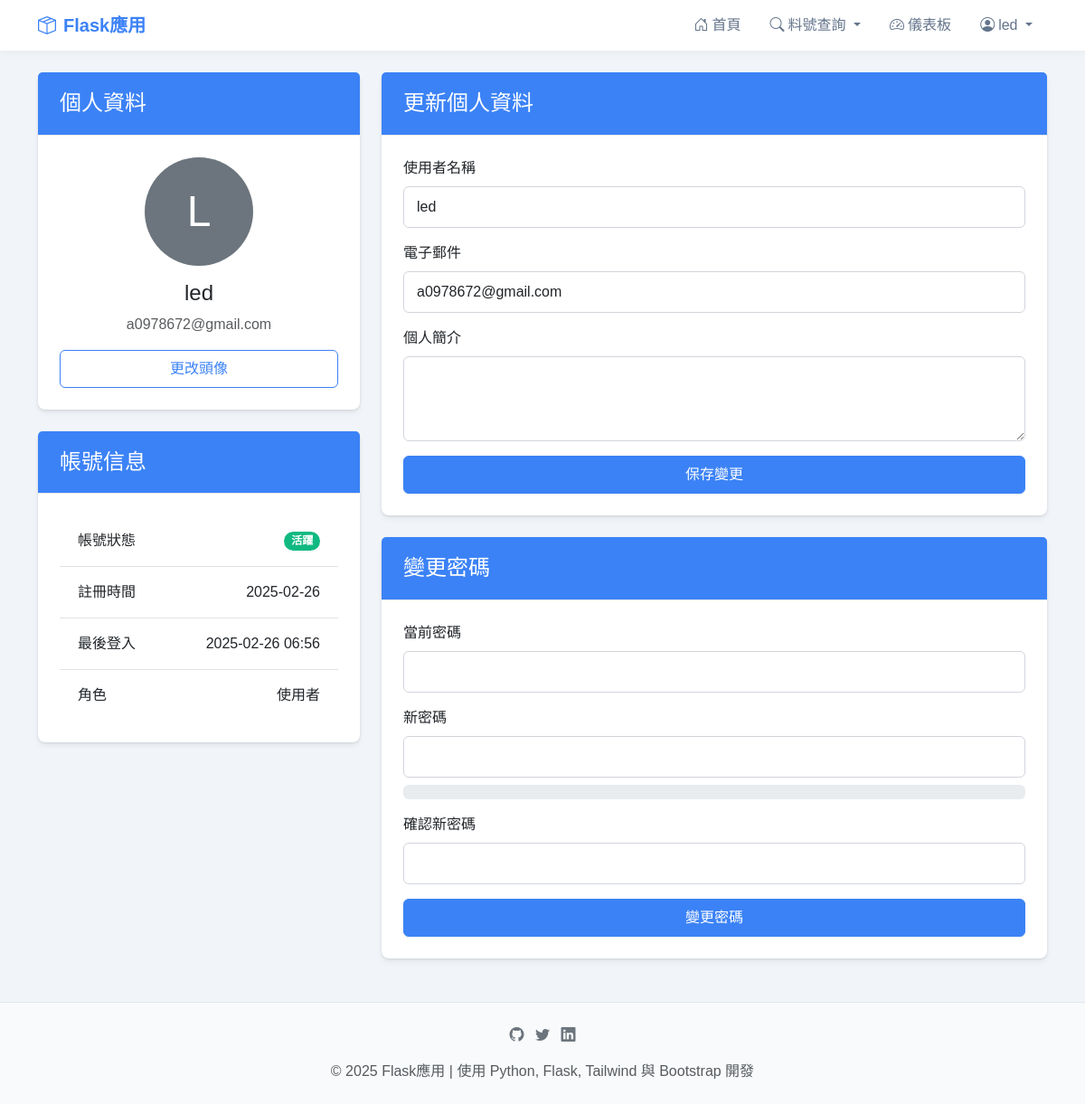
The page /profile (signed in) on the database as committed earlier.
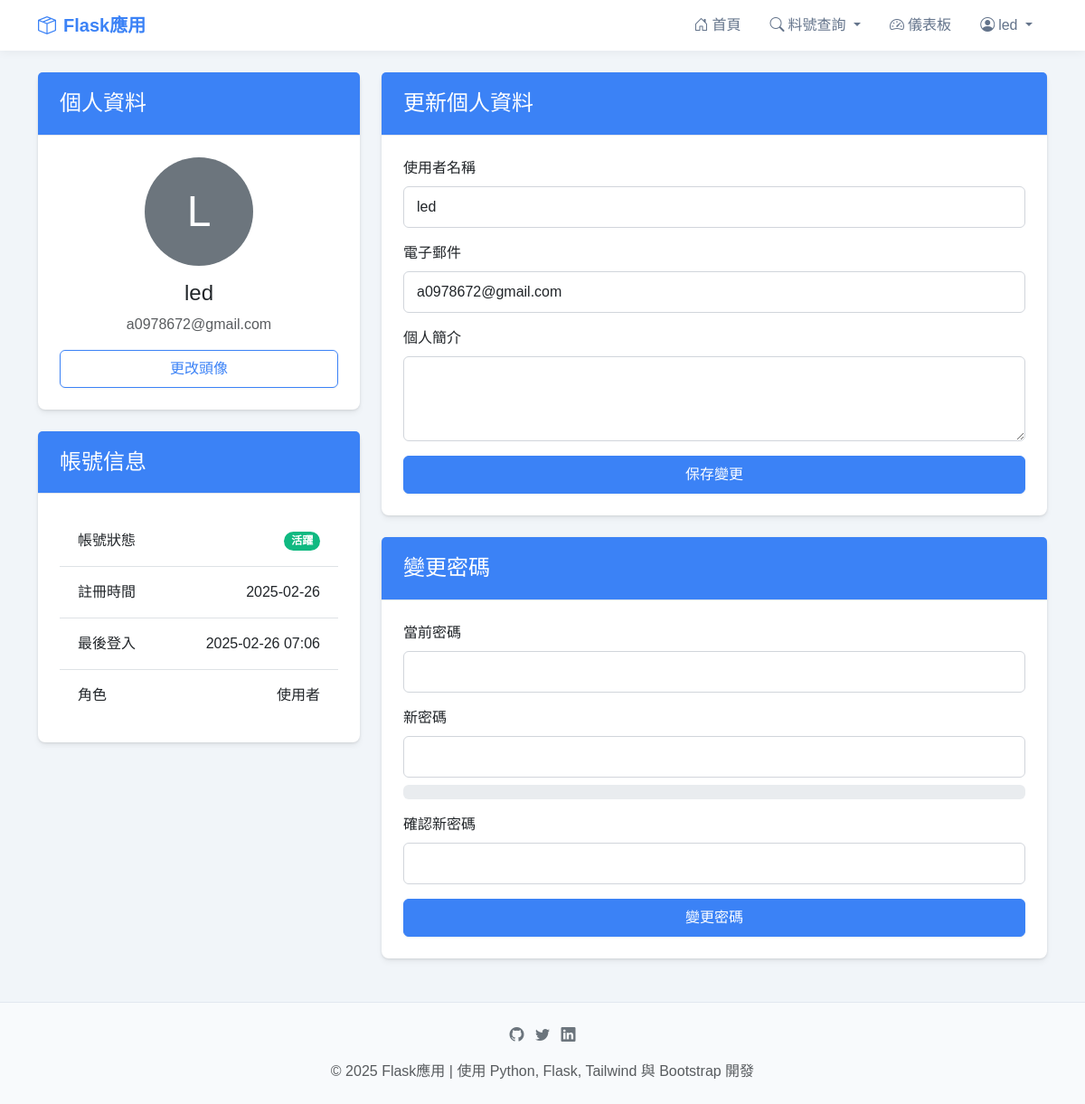
The same page on the database as committed later.
### app/models/user.py (models this page shows, shortened)
class User(db.Model, UserMixin):
    __tablename__ = 'users'
    id = db.Column(db.Integer, primary_key=True)
    username = db.Column(db.String(64), unique=True, nullable=False, index=True)
    email = db.Column(db.String(120), unique=True, nullable=False, index=True)
    password_hash = db.Column(db.String(256), nullable=False)
    is_admin = db.Column(db.Boolean, default=False, nullable=False)
    created_at = db.Column(db.DateTime, default=datetime.utcnow)
    updated_at = db.Column(db.DateTime, default=datetime.utcnow, onupdate=datetime.utcnow)
    last_login = db.Column(db.DateTime, nullable=True)

### app/routes/main_routes.py (the view)
@main_bp.route('/profile')
@login_required
def profile():
    return render_template('profile.html')

### app/models/user.py (called while the page is built)
@login_manager.user_loader
def load_user(user_id):
    return User.query.get(int(user_id))

### app/templates/profile.html (shortened to what this page needs)
{% extends "base.html" %}
{% block content %}
<div class="row">
    <div class="col-md-4">
        <div class="card mb-4">
            <div class="card-header bg-primary text-white">
                <h4 class="mb-0">個人資料</h4>
            </div>
            <div class="card-body text-center">
                <div class="avatar-placeholder bg-secondary rounded-circle d-inline-flex justify-content-center align-items-center mb-3" style="width: 120px; height: 120px;">
                    <span class="text-white display-5">{{ current_user.username[0].upper() }}</span>
                </div>
                <h4>{{ current_user.username }}</h4>
                <p class="text-muted">{{ current_user.email }}</p>
                <div class="d-grid gap-2 mt-3">
                    <button class="btn btn-outline-primary">更改頭像</button>
                </div>
            </div>
        </div>
        <div class="card">
            <div class="card-header bg-primary text-white">
                <h4 class="mb-0">帳號信息</h4>
            </div>
            <div class="card-body">
                <ul class="list-group list-group-flush">
                    <li class="list-group-item d-flex justify-content-between align-items-center">
                        <span>帳號狀態</span>
                        <span class="badge bg-success rounded-pill">活躍</span>
                    </li>
                    <li class="list-group-item d-flex justify-content-between align-items-center">
                        <span>註冊時間</span>
                        <span>{{ current_user.created_at.strftime('%Y-%m-%d') }}</span>
                    </li>
                    <li class="list-group-item d-flex justify-content-between align-items-center">
                        <span>最後登入</span>
                        <span>{{ current_user.last_login.strftime('%Y-%m-%d %H:%M') if current_user.last_login else '未知' }}</span>
                    </li>
                    <li class="list-group-item d-flex justify-content-between align-items-center">
                        <span>角色</span>
                        <span>{% if current_user.is_admin %}管理員{% else %}使用者{% endif %}</span>
                    </li>
                </ul>
            </div>
        </div>
    </div>
    <div class="col-md-8">
        <div class="card mb-4">
            <div class="card-header bg-primary text-white">
                <h4 class="mb-0">更新個人資料</h4>
            </div>
            <div class="card-body">
                <form method="POST" action="#">
                    <div class="mb-3">
                        <label for="username" class="form-label">使用者名稱</label>
                        <input type="text" class="form-control" id="username" name="username" value="{{ current_user.username }}" required>
                    </div>
                    <div class="mb-3">
                        <label for="email" class="form-label">電子郵件</label>
                        <input type="email" class="form-control" id="email" name="email" value="{{ current_user.email }}" required>
                    </div>
                    <div class="mb-3">
                        <label for="bio" class="form-label">個人簡介</label>
                        <textarea class="form-control" id="bio" name="bio" rows="3"></textarea>
                    </div>
                    <div class="d-grid gap-2">
                        <button type="submit" class="btn btn-primary">保存變更</button>
                    </div>
                </form>
            </div>
        </div>
        <div class="card">
            <div class="card-header bg-primary text-white">
                <h4 class="mb-0">變更密碼</h4>
            </div>
            <div class="card-body">
                <form method="POST" action="#">
                    <div class="mb-3">
                        <label for="current_password" class="form-label">當前密碼</label>
                        <input type="password" class="form-control" id="current_password" name="current_password" required>
                    </div>
                    <div class="mb-3">
                        <label for="new_password" class="form-label">新密碼</label>
                        <input type="password" class="form-control" id="new_password" name="new_password" required>
                        <div class="mt-2">
                            <div class="progress">
                            </div>
                        </div>
                    </div>
                    <div class="mb-3">
                        <label for="confirm_password" class="form-label">確認新密碼</label>
                        <input type="password" class="form-control" id="confirm_password" name="confirm_password" required>
                    </div>
                    <div class="d-grid gap-2">
                        <button type="submit" class="btn btn-primary">變更密碼</button>
                    </div>
                </form>
            </div>
        </div>
    </div>
</div>
{% endblock %}

### app/templates/base.html (shortened to what this page needs)
<!DOCTYPE html>
<html lang="zh-TW">
<head>
    <link href="https://cdn.jsdelivr.net/npm/bootstrap@5.3.0-alpha1/dist/css/bootstrap.min.css" rel="stylesheet">
    <link rel="stylesheet" href="https://cdn.jsdelivr.net/npm/bootstrap-icons@1.10.0/font/bootstrap-icons.css">
    <link rel="stylesheet" href="{{ url_for('static', filename='css/style.css') }}">
</head>
<body>
    <nav class="navbar navbar-expand-lg navbar-dark bg-dark">
        <div class="container">
            <a class="navbar-brand" href="{{ url_for('main.index') }}">
                <i class="bi bi-box-seam me-2"></i>Flask應用
            </a>
            <div class="collapse navbar-collapse" id="navbarNav">
                <ul class="navbar-nav ms-auto">
                    <li class="nav-item">
                        <a class="nav-link {% if request.path == url_for('main.index') %}active{% endif %}" href="{{ url_for('main.index') }}">
                            <i class="bi bi-house-door me-1"></i>首頁
                        </a>
                    </li>
                    <li class="nav-item dropdown">
                        <a class="nav-link dropdown-toggle" href="#" id="navbarDropdownParts" role="button" data-bs-toggle="dropdown" aria-expanded="false">
                            <i class="bi bi-search me-1"></i>料號查詢
                        </a>
                    </li>
                    {% if current_user.is_authenticated %}
                        <li class="nav-item">
                            <a class="nav-link {% if request.path == url_for('main.dashboard') %}active{% endif %}" href="{{ url_for('main.dashboard') }}">
                                <i class="bi bi-speedometer2 me-1"></i>儀表板
                            </a>
                        </li>
                        <li class="nav-item dropdown">
                            <a class="nav-link dropdown-toggle" href="#" id="navbarDropdown" role="button" data-bs-toggle="dropdown" aria-expanded="false">
                                <i class="bi bi-person-circle me-1"></i>{{ current_user.username }}
                            </a>
                        </li>
                    {% endif %}
                </ul>
            </div>
        </div>
    </nav>
    <div class="container mt-4">
        {% block content %}{% endblock %}
    </div>
    <footer class="mt-5 py-4 bg-light text-center">
        <div class="container">
            <div class="row">
                <div class="col-md-12">
                    <ul class="list-inline mb-3">
                        <li class="list-inline-item"><a href="#" class="text-secondary"><i class="bi bi-github"></i></a></li>
                        <li class="list-inline-item"><a href="#" class="text-secondary"><i class="bi bi-twitter"></i></a></li>
                        <li class="list-inline-item"><a href="#" class="text-secondary"><i class="bi bi-linkedin"></i></a></li>
                    </ul>
                    <p class="text-muted mb-0">© 2025 Flask應用 | 使用 Python, Flask, Tailwind 與 Bootstrap 開發</p>
                </div>
            </div>
        </div>
    </footer>
</body>
</html>

### app/static/css/style.css (style rules this page uses)
:root { --primary: #3b82f6; --primary-dark: #2563eb; --secondary: #64748b; --success: #10b981; --danger: #ef4444; --warning: #f59e0b; --info: #0ea5e9; --light: #f8fafc; --dark: #0f172a; --bg-light: #f1f5f9; }
body { font-family: 'Noto Sans TC', sans-serif; background-color: var(--bg-light); min-height: 100vh; display: flex; flex-direction: column; color: #334155; }
.container { flex: 1 0 auto; }
footer { flex-shrink: 0; background-color: var(--light); border-top: 1px solid #e2e8f0; }
.navbar { box-shadow: 0 2px 10px rgba(0, 0, 0, 0.05); background-color: white !important; }
.navbar-brand { font-weight: 700; color: var(--primary) !important; }
.navbar-dark .navbar-nav .nav-link { color: var(--secondary) !important; font-weight: 500; padding: 0.5rem 1rem; border-radius: 4px; transition: all 0.2s ease; }
.card { border: none; border-radius: 0.5rem; box-shadow: 0 4px 6px rgba(0, 0, 0, 0.05), 0 1px 3px rgba(0, 0, 0, 0.1); transition: transform 0.2s ease, box-shadow 0.2s ease; }
.card-header { background-color: white; border-bottom: 1px solid #e5e7eb; padding: 1.25rem 1.5rem; font-weight: 600; }
.card-header.bg-primary { background-color: var(--primary) !important; color: white; }
.card-body { padding: 1.5rem; }
.btn { border-radius: 0.375rem; padding: 0.5rem 1.25rem; font-weight: 500; transition: all 0.2s ease; box-shadow: 0 1px 2px rgba(0, 0, 0, 0.05); }
.btn-primary { background-color: var(--primary); border-color: var(--primary); }
.btn-outline-primary { color: var(--primary); border-color: var(--primary); }
.form-control { border-radius: 0.375rem; padding: 0.625rem 0.875rem; border: 1px solid #d1d5db; transition: border-color 0.2s ease, box-shadow 0.2s ease; }
.avatar-placeholder { display: flex; align-items: center; justify-content: center; background-color: var(--primary); color: white; font-weight: bold; border-radius: 50%; margin: 0 auto; }
.bg-light { background-color: var(--light) !important; }
.bg-primary { background-color: var(--primary) !important; }
.bg-success { background-color: var(--success) !important; }
.list-group-item { border-left: none; border-right: none; padding: 1rem 1.25rem; }
.list-group-item:first-child { border-top: none; }
.list-group-item:last-child { border-bottom: none; }

Rows that differ between the two databases and show on the page:
changed User "led": last_login "2025-02-26 06:56" → "2025-02-26 07:06"
